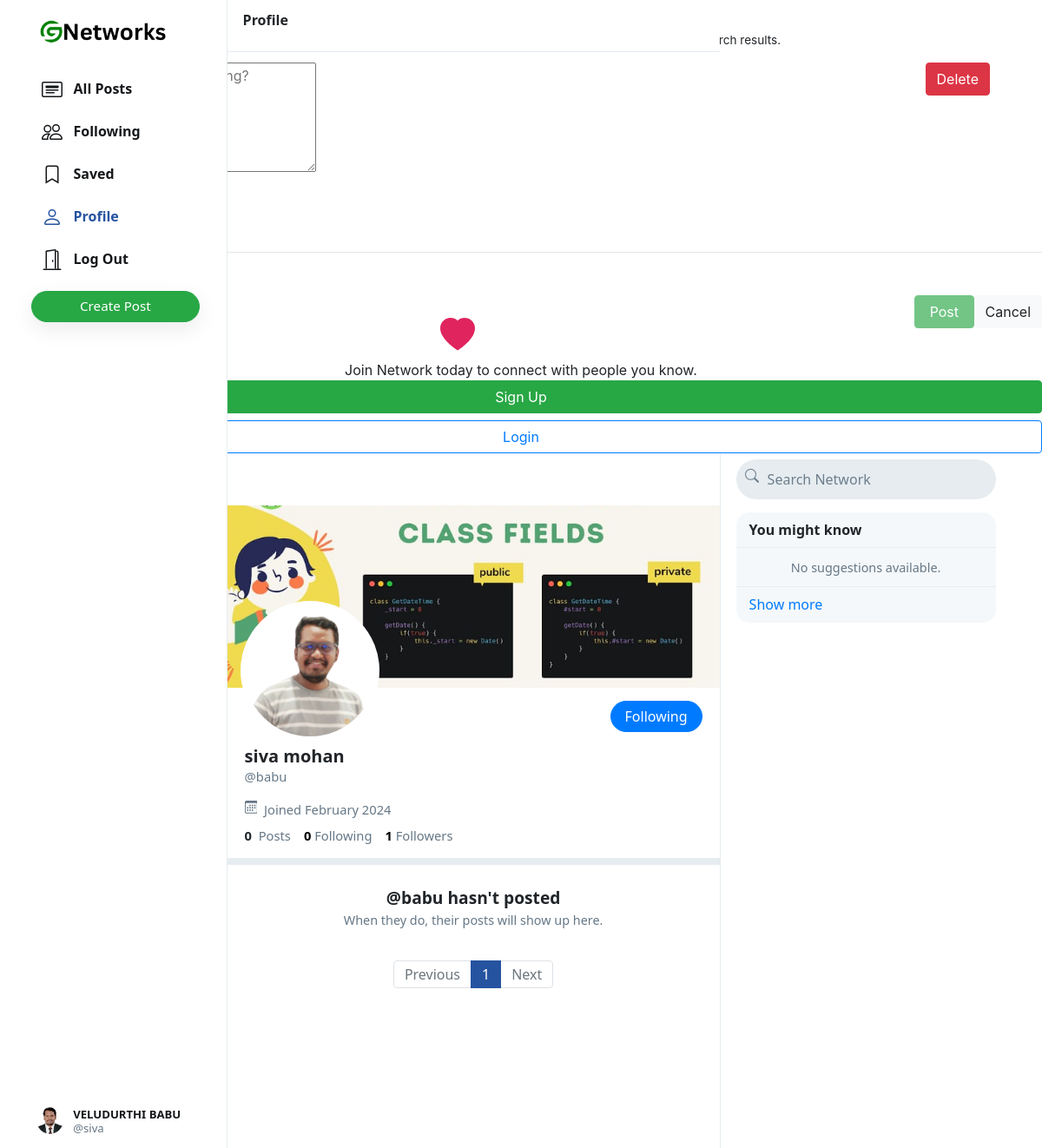
The page /babu (signed in) on the database its author committed.
### network/models.py (models this page shows, shortened)
class User(AbstractUser):
    profile_pic = models.ImageField(upload_to='profile_pic/')
    bio = models.TextField(max_length=160, blank=True, null=True)
    cover = models.ImageField(upload_to='covers/', blank=True)
    def __str__(self):
        return self.username

### network/views.py (the view)
# urls.py: path("<str:username>", views.profile, name='profile'),
def profile(request, username):
    user = User.objects.get(username=username)
    all_posts = Post.objects.filter(creater=user).order_by('-date_created')
    paginator = Paginator(all_posts, 10)
    page_number = request.GET.get('page')
    if page_number == None:
        page_number = 1
    posts = paginator.get_page(page_number)
    followings = []
    suggestions = []
    follower = False
    if request.user.is_authenticated:
        followings = Follower.objects.filter(followers=request.user).values_list('user', flat=True)
        suggestions = User.objects.exclude(pk__in=followings).exclude(username=request.user.username).order_by("?")[:6]
        if request.user in Follower.objects.get(user=user).followers.all():
            follower = True
    follower_count = Follower.objects.get(user=user).followers.all().count()
    following_count = Follower.objects.filter(followers=user).count()
    return render(request, 'network/profile.html', {
        "username": user,
        "posts": posts,
        "posts_count": all_posts.count(),
        "suggestions": suggestions,
        "page": "profile",
        "is_follower": follower,
        "follower_count": follower_count,
        "following_count": following_count
    })

### network/templates/network/profile.html (shortened to what this page needs)
{% extends 'network/index.html' %}
{% load static %}
{% block profile %}
    <div class="profile-view" data-user="{{username.username}}">
        <div class="cover-image" style="background-image: url(/media/{{username.cover}})"></div>
        <div class="profile-image" style="background-image: url(/media/{{username.profile_pic}})"></div>
        <div class="profile-details">
            <div>
                {% if user.username == username.username %}
                    <button class="btn btn-outline-success float-right" id="edit-profile-btn">Edit Profile</button>
                {% elif is_follower %}
                    <button class="btn btn-primary float-right" onclick="unfollow_user(this,'{{username.username}}','edit_page')" id="following-btn">Following</button>
                {% else %}
                    <button class="btn btn-outline-success float-right" onclick="follow_user(this,'{{username.username}}','edit_page')" id="follow-btn">Follow</button>
                {% endif %}
            </div>
            <div class="details-data">
                <h5>{{username.first_name}} {{username.last_name}}</h5>
                <div class="grey">@{{username.username}}</div>
                <div class="grey" style="padding: 8px 0px;">
                    &nbsp;Joined {{username.date_joined | date:"F Y"}}
                </div>
                <div>
                    <strong>
                        {{posts_count}}
                    </strong>
                    &nbsp;<span class="grey">Posts</span>
                    <a href="#">
                        <strong id="following__count">{{following_count | default:0}}</strong>&nbsp;<span class="grey">Following</span>
                    </a>
                    <a href="#">
                        <strong id="follower__count">{{follower_count | default:0}}</strong>&nbsp;<span class="grey">Followers</span>
                    </a>
                </div>
            </div>
        </div>
    </div>
    <div class="space"></div>
{% endblock %}
{% block emptyprofile %}
    <center>
        <br>
        <strong style="font-size: 1.2em;">@{{username}} hasn't posted</strong>
        <div class="grey" style="font-size: .9em;">When they do, their posts will show up here.</div>
    </center>
{% endblock %}

### network/templates/network/layout.html (shortened to what this page needs)
{% load static %}
<!DOCTYPE html>
<html lang="en">
    <head>
        <link rel="stylesheet" href="https://stackpath.bootstrapcdn.com/bootstrap/4.4.1/css/bootstrap.min.css">
        <link href="{% static 'network/styles.css' %}" rel="stylesheet">
    </head>
    <body>
        <div class="popup">
            <div class="small-popup">
                <div style="margin-bottom: 10px; font-size: 1.1em;"><strong>Delete Post?</strong></div>
                <div class="grey" style="font-size: .85em; margin-bottom: 15px;">
                    This can’t be undone and it will be removed from your profile, the timeline of any accounts that follow you, and from Network search results.
                </div>
                <div style="padding: 0px 5%;">
                    <button class="btn btn-light float-left" onclick="remove_popup()">Cancel</button>
                    <button class="btn btn-danger float-right" id="delete_post_btn">Delete</button>
                </div>
            </div>
            <div class="large-popup">
                <div>
                    <div class="form-area">
                        <form action="{% url 'createpost' %}" method="POST" class="newpost" enctype="multipart/form-data">
                            <div id='img-div'>
                                <button id="del-img" type='button'>
                                </button>
                            </div>
                            <hr>
                            <div class="form-action-btns">
                                <div>
                                    <label for="insert-img" class="icon-btn form-icon-btn">
                                        <span style="font-size: 0.95em;">&nbsp;Photo</span>
                                    </label>
                                </div>
                                <div>
                                    <button class="btn btn-light float-right cancel-post" type="button" onclick="remove_popup()">Cancel</button>
                                    <input type="submit" class="btn btn-success float-right submit-btn" value="&nbsp;Post&nbsp;" disabled>
                                </div>
                            </div>
                        </form>
                    </div>
                </div>
            </div>
            <div class="login-popup">
                <div onclick="remove_popup()" class="icon-btn">
                </div>
                <center>
                    <div class="icon-div">
                        <svg width="2.5em" height="2.5em" viewBox="0 0 16 16" class="bi bi-heart-fill" fill="#e0245e" xmlns="http://www.w3.org/2000/svg">
                            <path fill-rule="evenodd" d="M8 1.314C12.438-3.248 23.534 4.735 8 15-7.534 4.736 3.562-3.248 8 1.314z"/>
                        </svg>
                    </div>
                    <div class="main_text-div">
                        <div class="grey">
                            Join Network today to connect with people you know.
                        </div>
                    </div>
                    <div class="btn-div">
                        <button class="btn btn-success btn-block" onclick="goto_register()">Sign Up</button>
                        <button class="btn btn-outline-primary btn-block" onclick="goto_login()">Login</button>
                    </div>
                </center>
            </div>
        </div>
        <div class="body" data-page="{{page}}">
            <div class="sidenav">
                <a href="{% url 'index' %}" class="navbar-brand">
                    <img src="{% static 'network/Images/logo.png' %}" height="31px">
                </a>
                <div style="height: 100%;">
                    <div>
                        <div>
                            <ul>
                                <li class="nav-item" id="all_posts">
                                <a href="{% url 'index' %}" class="nav-link">
                                    <div>
                                        &nbsp;&nbsp;All Posts
                                    </div>
                                </a>
                                </li>
                                {% if user.is_authenticated %}
                                    <li class="nav-item" id="following">
                                        <a href="{% url 'following' %}" class="nav-link">
                                            <div>
                                                &nbsp;&nbsp;Following
                                            </div>
                                        </a>
                                    </li>
                                    <li class="nav-item" id="saved">
                                        <a href="{% url 'saved' %}" class="nav-link">
                                            <div>
                                                <svg width="1.5em" height="1.5em" viewBox="0 0 16 16" class="bi bi-bookmark" fill="currentColor" xmlns="http://www.w3.org/2000/svg">
                                                    <path fill-rule="evenodd" d="M8 12l5 3V3a2 2 0 0 0-2-2H5a2 2 0 0 0-2 2v12l5-3zm-4 1.234l4-2.4 4 2.4V3a1 1 0 0 0-1-1H5a1 1 0 0 0-1 1v10.234z"/>
                                                  </svg>
                                                &nbsp;&nbsp;Saved
                                            </div>
                                        </a>
                                    </li>
                                    <li class="nav-item" id="profile">
                                        <a href="{% url 'profile' user.username %}" class="nav-link">
                                            <div>
                                                &nbsp;&nbsp;Profile
                                            </div>
                                        </a>
                                    </li>
                                    <li class="nav-item" id="logout">
                                        <a href="{% url 'logout' %}" class="nav-link">
                                            <div>
                                                &nbsp;&nbsp;Log Out
                                            </div>
                                        </a>
                                    </li>
                                {% endif %}
                            </ul>
                        </div>
                        {% if user.is_authenticated %}
                            <button id="popup-btn" class="btn btn-success new-post-btn" onclick="createpost()">Create Post</button>
                        {% endif %}
                    </div>
                    <div style="position: absolute; bottom: 10px;">
                        {% if user.is_authenticated %}
                            <li class="nav-item sidenav-user">
                                <a href="{% url 'profile' user.username %}" class="nav-link">
                                    <div class="user_account">
                                        <div class="small-profilepic" style="float: left; background-image: url(/media/{{user.profile_pic}})"></div>
                                        <div style="height: 2.7vw; margin: auto;">
                                            <div style="margin-top: 4px;"><strong>{{user.first_name}} {{user.last_name}}</strong></div>
                                            <div class="grey" style="margin-top: 4px;">@{{ user.username }}</div>
                                        </div>
                                    </div>
                                </a>
                            </li>
                        {% endif %}
                    </div>
                </div>
            </div>
            {% block body %}
            {% endblock %}
            <div class="right-div">
                <nav class="head">
                    <form action="#">
                        <div class="search-div">
                            <div>
                            </div>
                            <input type="text" name="query" id="search-box" placeholder="Search Network">
                        </div>
                    </form>
                </nav>
                <div class='right-div-content'>
                    <div class="space" style="background-color: white;"></div>
                    {% if user.is_authenticated %}
                        <div class="suggestion-box">
                            <div class="suggestion-header">
                                You might know
                            </div>
                            {% for suggestion in suggestions %}
                                <div class="suggestion-user">
                                    <div>
                                        <a href="{% url 'profile' suggestion.username %}">
                                            <div class="small-profilepic" style="background-image: url(/media/{{suggestion.profile_pic}})"></div>
                                        </a>
                                    </div>
                                    <div class="user-details">
                                        <a href="{% url 'profile' suggestion.username %}">
                                            <div id="user-name">
                                                <strong>
                                                    {{suggestion.first_name}} {{suggestion.last_name}}
                                                </strong>
                                            </div>
                                            <div class="grey">@{{suggestion.username}}</div>
                                        </a>
                                    </div>
                                    <div>
                                        <button class="btn btn-outline-primary" type="button" onclick="follow_user(this,'{{suggestion.username}}','suggestion')">Follow</button>
                                    </div>
                                </div>
                            {% empty %}
                                    <div style="text-align: center; border-bottom: .5px solid #e6ecf0; padding: 10px 15px;">
                                        <span class="grey" style="font-size: .9em;">No suggestions available.</span>
                                    </div>
                            {% endfor %}
                            <div class="suggestion-footer">
                                <a href="#">Show more</a>
                            </div>
                        </div>
                    {% endif %}
                </div>
            </div>
        </div>
    </body>
</html>

### rows shown on the page
User: profile_pic (picture), first_name "VELUDURTHI", last_name "BABU", username "siva"
User: cover (picture), profile_pic (picture), first_name "siva", last_name "mohan", username "babu", date_joined "February 2024"

### other values the page prints
{{ posts_count }} "0"
{{ following_count | default:0 }} "0"
{{ follower_count | default:0 }} "1"
{{ each }} "1"
